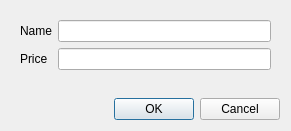
<?xml version="1.0" encoding="UTF-8"?>
<ui version="4.0">
 <class>DialogAddObjectStack</class>
 <widget class="QDialog" name="DialogAddObjectStack">
  <property name="geometry">
   <rect>
    <x>0</x>
    <y>0</y>
    <width>291</width>
    <height>131</height>
   </rect>
  </property>
  <property name="windowTitle">
   <string>Dialog</string>
  </property>
  <layout class="QVBoxLayout" name="verticalLayout">
   <item>
    <widget class="QWidget" name="widget" native="true">
     <layout class="QFormLayout" name="formLayout">
      <item row="0" column="0">
       <widget class="QLabel" name="label">
        <property name="text">
         <string>Name</string>
        </property>
       </widget>
      </item>
      <item row="0" column="1">
       <widget class="QLineEdit" name="lineName"/>
      </item>
      <item row="1" column="0">
       <widget class="QLabel" name="label_2">
        <property name="text">
         <string>Price</string>
        </property>
       </widget>
      </item>
      <item row="1" column="1">
       <widget class="QLineEdit" name="linePrice"/>
      </item>
     </layout>
    </widget>
   </item>
   <item>
    <widget class="QDialogButtonBox" name="buttonBox">
     <property name="layoutDirection">
      <enum>Qt::LeftToRight</enum>
     </property>
     <property name="orientation">
      <enum>Qt::Horizontal</enum>
     </property>
     <property name="standardButtons">
      <set>QDialogButtonBox::Cancel|QDialogButtonBox::Ok</set>
     </property>
    </widget>
   </item>
  </layout>
 </widget>
 <resources/>
 <connections>
  <connection>
   <sender>buttonBox</sender>
   <signal>accepted()</signal>
   <receiver>DialogAddObjectStack</receiver>
   <slot>accept()</slot>
   <hints>
    <hint type="sourcelabel">
     <x>248</x>
     <y>254</y>
    </hint>
    <hint type="destinationlabel">
     <x>157</x>
     <y>274</y>
    </hint>
   </hints>
  </connection>
  <connection>
   <sender>buttonBox</sender>
   <signal>rejected()</signal>
   <receiver>DialogAddObjectStack</receiver>
   <slot>reject()</slot>
   <hints>
    <hint type="sourcelabel">
     <x>316</x>
     <y>260</y>
    </hint>
    <hint type="destinationlabel">
     <x>286</x>
     <y>274</y>
    </hint>
   </hints>
  </connection>
 </connections>
</ui>
